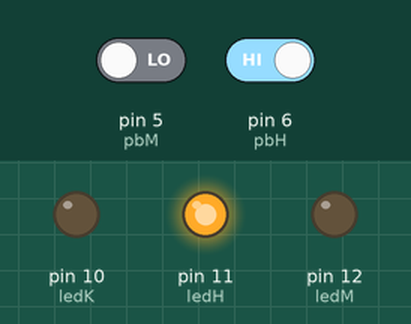
Simulated run of this sketch. Board: Arduino Uno, built with avr-gcc and run on an emulated ATmega328P. On the bench: output pins drawn as LEDs (lit = HIGH). The inputs (shaded band) are chosen by the test bench; at power-on: pin 5 (pbM) LOW, pin 6 (pbH) HIGH.

Above: at 1.2 s.
1.3 s: pin 5 (pbM) driven HIGH
At 2.2 s:
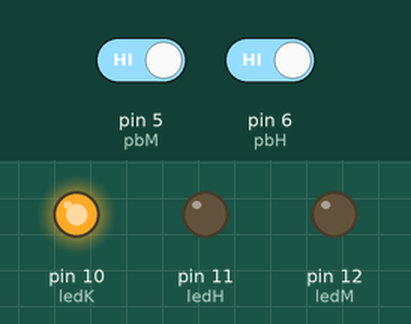
2.8 s: pin 6 (pbH) driven LOW
At 3.3 s:
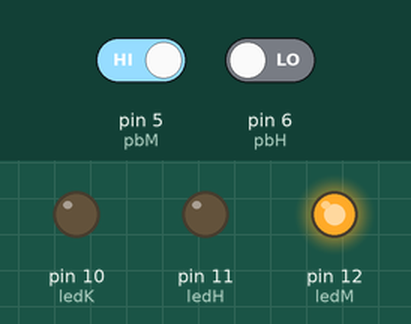
4.3 s: pin 6 (pbH) driven HIGH
At 5.5 s:
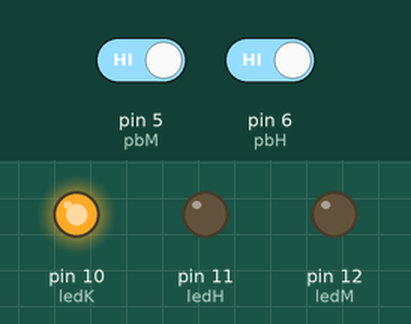
5.8 s: pin 5 (pbM) driven LOW
At 6.8 s:
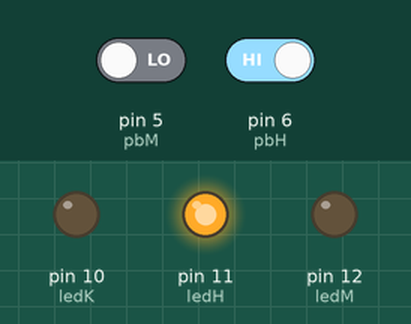
Timing chart, 0 to 8.3 s (numbered marks = the images above; inputs shaded):
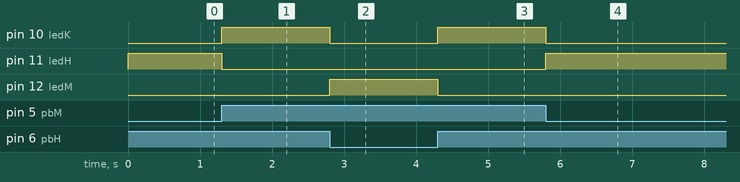

The sketch:

and_or.ino
```cpp
const int ledM = 12;
const int ledH = 11;
const int ledK = 10;
const int pbM = 5;
const int pbH = 6;

void setup() {
  pinMode(ledM, OUTPUT);
  pinMode(ledH, OUTPUT);
  pinMode(ledK, OUTPUT);
  pinMode(pbM, INPUT);
  pinMode(pbH, INPUT);
}

void loop() {
  if(digitalRead(pbM) == 1 && digitalRead(pbH) == 0) {
    digitalWrite(ledM, HIGH);
  } else {
  	digitalWrite(ledM, LOW);
  }

  if(digitalRead(pbM) == 0 && digitalRead(pbH) == 1) {
    digitalWrite(ledH, HIGH);
  } else {
  	digitalWrite(ledH, LOW);
  }

  if(digitalRead(pbM) == 1 && digitalRead(pbH) == 1) {
    digitalWrite(ledK, HIGH);
  } else {
  	digitalWrite(ledK, LOW);
  }
}
```

Measured:
- after the input at 1.3 s, pin 10 (ledK): LOW → HIGH at once; pin 11 (ledH): HIGH → LOW at once
- after the input at 2.8 s, pin 10 (ledK): HIGH → LOW at once; pin 12 (ledM): LOW → HIGH at once
- after the input at 4.3 s, pin 10 (ledK): LOW → HIGH at once; pin 12 (ledM): HIGH → LOW at once
- after the input at 5.8 s, pin 10 (ledK): HIGH → LOW at once; pin 11 (ledH): LOW → HIGH at once
